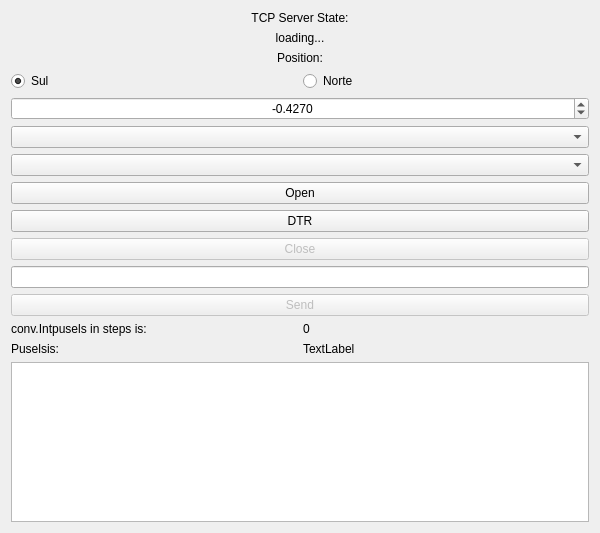
<?xml version="1.0" encoding="UTF-8"?>
<ui version="4.0">
 <class>MainWindow</class>
 <widget class="QMainWindow" name="MainWindow">
  <property name="geometry">
   <rect>
    <x>0</x>
    <y>0</y>
    <width>600</width>
    <height>533</height>
   </rect>
  </property>
  <property name="windowTitle">
   <string>MeridianController</string>
  </property>
  <property name="windowIcon">
   <iconset resource="rs.qrc">
    <normaloff>:/meridian.png</normaloff>:/meridian.png</iconset>
  </property>
  <widget class="QWidget" name="centralWidget">
   <layout class="QGridLayout" name="gridLayout_2">
    <item row="1" column="0">
     <layout class="QHBoxLayout" name="horizontalLayout_3">
      <item>
       <widget class="QLabel" name="label_3">
        <property name="text">
         <string>conv.Intpusels in steps is:</string>
        </property>
       </widget>
      </item>
      <item>
       <widget class="QLabel" name="lb_int_pulse">
        <property name="text">
         <string>0</string>
        </property>
       </widget>
      </item>
     </layout>
    </item>
    <item row="0" column="0">
     <layout class="QVBoxLayout" name="verticalLayout">
      <item>
       <widget class="QLabel" name="lb_server_state">
        <property name="text">
         <string>TCP Server State:</string>
        </property>
        <property name="alignment">
         <set>Qt::AlignCenter</set>
        </property>
       </widget>
      </item>
      <item>
       <layout class="QHBoxLayout" name="horizontalLayout">
        <item>
         <widget class="QLabel" name="lb_loading">
          <property name="maximumSize">
           <size>
            <width>150</width>
            <height>150</height>
           </size>
          </property>
          <property name="text">
           <string>loading...</string>
          </property>
          <property name="scaledContents">
           <bool>true</bool>
          </property>
          <property name="alignment">
           <set>Qt::AlignCenter</set>
          </property>
         </widget>
        </item>
       </layout>
      </item>
      <item>
       <layout class="QVBoxLayout" name="verticalLayout_2">
        <item>
         <widget class="QLabel" name="label">
          <property name="text">
           <string>Position:</string>
          </property>
          <property name="alignment">
           <set>Qt::AlignCenter</set>
          </property>
         </widget>
        </item>
        <item>
         <layout class="QHBoxLayout" name="horizontalLayout_2">
          <item>
           <widget class="QRadioButton" name="rb_Sul">
            <property name="text">
             <string>Sul</string>
            </property>
            <property name="checked">
             <bool>true</bool>
            </property>
           </widget>
          </item>
          <item>
           <widget class="QRadioButton" name="rB_norte">
            <property name="text">
             <string>Norte</string>
            </property>
           </widget>
          </item>
         </layout>
        </item>
       </layout>
      </item>
      <item>
       <widget class="QDoubleSpinBox" name="sp_angle">
        <property name="alignment">
         <set>Qt::AlignCenter</set>
        </property>
        <property name="decimals">
         <number>4</number>
        </property>
        <property name="minimum">
         <double>-100.000000000000000</double>
        </property>
        <property name="singleStep">
         <double>0.001000000000000</double>
        </property>
        <property name="value">
         <double>-0.427000000000000</double>
        </property>
       </widget>
      </item>
      <item>
       <widget class="QComboBox" name="cb_serial"/>
      </item>
      <item>
       <widget class="QComboBox" name="cb_baudrate"/>
      </item>
      <item>
       <widget class="QPushButton" name="bt_open">
        <property name="text">
         <string>Open</string>
        </property>
       </widget>
      </item>
      <item>
       <widget class="QPushButton" name="bt_DTR">
        <property name="text">
         <string>DTR</string>
        </property>
       </widget>
      </item>
      <item>
       <widget class="QPushButton" name="bt_close">
        <property name="enabled">
         <bool>false</bool>
        </property>
        <property name="text">
         <string>Close</string>
        </property>
       </widget>
      </item>
      <item>
       <widget class="QLineEdit" name="tb_send"/>
      </item>
      <item>
       <widget class="QPushButton" name="bt_send">
        <property name="enabled">
         <bool>false</bool>
        </property>
        <property name="text">
         <string>Send</string>
        </property>
        <property name="checkable">
         <bool>false</bool>
        </property>
        <property name="autoDefault">
         <bool>false</bool>
        </property>
        <property name="default">
         <bool>false</bool>
        </property>
        <property name="flat">
         <bool>false</bool>
        </property>
       </widget>
      </item>
     </layout>
    </item>
    <item row="3" column="0">
     <widget class="QPlainTextEdit" name="pl_recieved_serial_port"/>
    </item>
    <item row="2" column="0">
     <layout class="QHBoxLayout" name="horizontalLayout_4">
      <item>
       <widget class="QLabel" name="label_2">
        <property name="text">
         <string>Puselsis:</string>
        </property>
       </widget>
      </item>
      <item>
       <widget class="QLabel" name="lb_pulse">
        <property name="text">
         <string>TextLabel</string>
        </property>
       </widget>
      </item>
     </layout>
    </item>
   </layout>
  </widget>
 </widget>
 <layoutdefault spacing="6" margin="11"/>
 <resources>
  <include location="rs.qrc"/>
 </resources>
 <connections/>
</ui>
